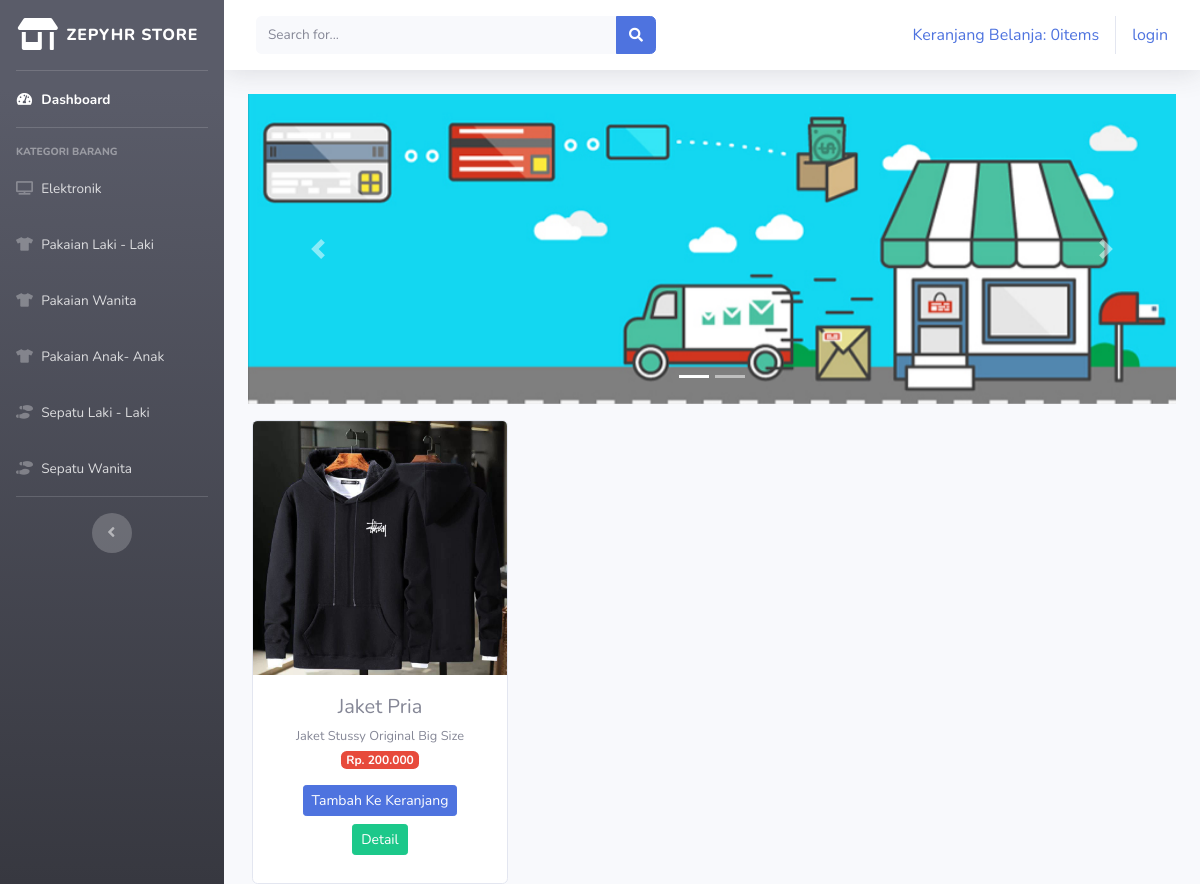
Screenshot of /toko_online/index.php/kategori/pakaian_laki_laki with the database file from the repository.
### tables this page shows
CREATE TABLE `tb_barang` (
  `id_barang` int(11) NOT NULL,
  `nama_barang` varchar(120) NOT NULL,
  `keterangan` varchar(350) NOT NULL,
  `kategori` varchar(70) NOT NULL,
  `harga` int(11) NOT NULL,
  `stok` int(4) NOT NULL,
  `gambar` text NOT NULL
);

### toko_online/application/controllers/kategori.php (called while the page is built, shortened)
<?php
class kategori extends CI_Controller{
    public function pakaian_laki_laki()
    {
        $data['pakaian_laki_laki'] = $this->model_kategori->data_pakaian_laki_laki()->result();
        $this->load->view('template/header');
        $this->load->view('template/sidebar');
        $this->load->view('pakaian_laki_laki', $data);
        $this->load->view('template/footer');
    }
}

### toko_online/index.php (called while the page is built, shortened)
<?php
require_once BASEPATH.'core/CodeIgniter.php';

### toko_online/application/models/model_kategori.php (called while the page is built, shortened)
<?php
class model_kategori extends CI_Model{
    public function data_pakaian_laki_laki()
    {
       return $this->db->get_where("tb_barang", array('kategori'=>'pakaian laki - laki'));
    }
}

### toko_online/application/views/pakaian_laki_laki.php (the view, shortened to what this page needs)
<div class="container-fluid">
  <div id="carouselExampleIndicators" class="carousel slide" data-ride="carousel">
    <ol class="carousel-indicators">
      <li data-target="#carouselExampleIndicators" data-slide-to="0" class="active"></li>
      <li data-target="#carouselExampleIndicators" data-slide-to="1"></li>
    </ol>
  <div class="carousel-inner">
    <div class="carousel-item active">
      <img class="d-block w-100" src="<?php echo base_url('assets/img/slider1.jpg') ?>" alt="First slide">
    </div>
  </div>
    <a class="carousel-control-prev" href="#carouselExampleIndicators" role="button" data-slide="prev">
    <span class="carousel-control-prev-icon" aria-hidden="true"></span>
  </a>
  <a class="carousel-control-next" href="#carouselExampleIndicators" role="button" data-slide="next">
    <span class="carousel-control-next-icon" aria-hidden="true"></span>
  </a>
</div>
    <div class="row text-center mt-3">
        <?php foreach ($pakaian_laki_laki as $brg) : ?>
        <div class="card ml-3" style="width: 16rem;">
            <img src="<?php echo base_url().'/uploads/'. $brg->gambar?>" class="card-img-top"  alt="...">
            <div class="card-body">
                <h5 class="card-title mb-1"><?php echo $brg->nama_barang?></h5>
                <small><?php echo $brg->keterangan?></small> <br>
                <span class="badge badge-danger mb-3">Rp. <?php echo number_format($brg->harga, 0,',','.')?></span>
                <?php echo anchor('dashboard/tambah_ke_keranjang/'.$brg->id_barang,
                  '<div class="btn btn-sm btn-primary mb-2">Tambah Ke Keranjang</div>')?>
                <?php echo anchor('dashboard/detail/'.$brg->id_barang,
                  '<div class="btn btn-sm btn-success mb-2">Detail</div>')?>
            </div>
        </div>
        <?php endforeach; ?>
    </div>
</div>

### rows the page displays
tb_barang: gambar (picture), nama_barang "Jaket Pria", keterangan "Jaket Stussy Original Big Size", harga "200.000", id_barang "Tambah Ke Keranjang", id_barang "Detail"

### other values shown
anchor('dashboard/detail_keranjang',$keranjang ) "Keranjang Belanja: 0items"
anchor('auth/login','login') "login"
